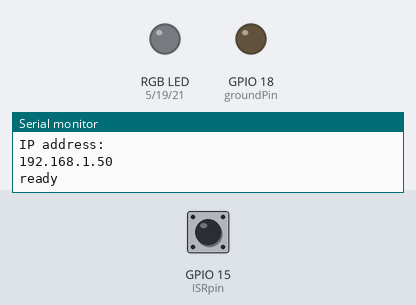
The sketch below on a simulated ESP32. Parts: an RGB LED mixed from three pins (HIGH = lit), output pins drawn as LEDs (lit = HIGH), the last lines printed to the serial monitor. The test bench sets the inputs (shaded band); at power-on: GPIO 15 (ISRpin) HIGH. WiFi joins after 1.5 s; servers stay silent unless stated; network time is answered at once with the bench clock; the local clock reads 2024-03-15 10:24:30 at power-on unless the sketch sets it.

Above: at 4.5 s.
4.6 s: GPIO 15 (ISRpin) pulled LOW for 3.2 s
At 8.3 s:
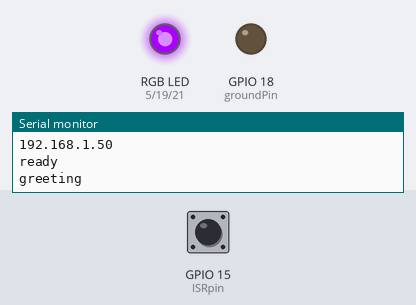
9.3 s: GPIO 15 (ISRpin) pulled LOW for 1 s
At 9.45 s:
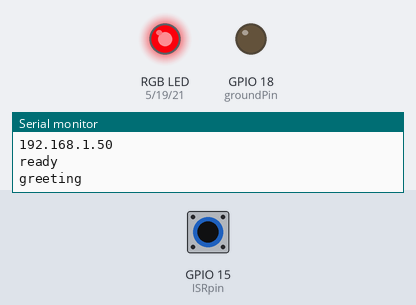
11.8 s: GPIO 15 (ISRpin) pulled LOW for 0.15 s
At 13.0 s:
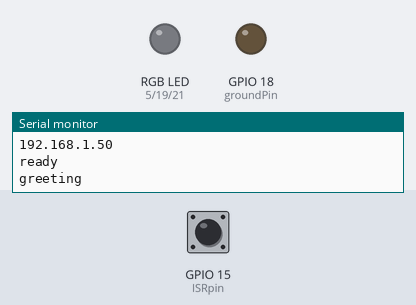
13.4 s: GPIO 15 (ISRpin) pulsed LOW 2 times (0.12 s each, 0.3 s apart)
Timing chart, 0 to 45.3 s (numbered marks = the images above; inputs shaded):
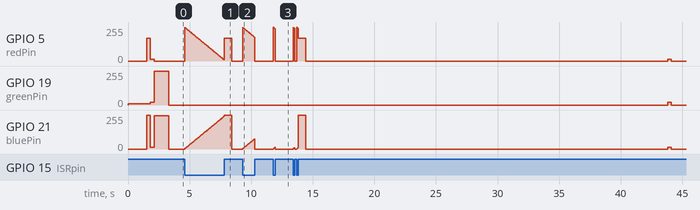

Measured:
- after the input at 4.6 s, GPIO 21 (bluePin): rises from 0/255 to 255/255 in 3.2 s, then falls to 0/255 in 0.63 s
- after the input at 9.3 s, GPIO 21 (bluePin): rises from 0/255 to 76/255 in 0.97 s, then falls to 0/255 in 0.03 s
- after the input at 11.8 s, GPIO 21 (bluePin): rises from 0/255 to 12/255 in 0.13 s, then falls to 0/255 in 0.02 s

The sketch:

ESP32_telebot.ino
```cpp
//________________________CONFIGURE__________________________________
#define BOTtoken ""
#define LIGHT_UP_KEY ""
#define TRIGGER_KEY ""
#define DUMP_ID ""


String your_id = "";
String my_id = "";
int ISRpin =15;
//_________________________COLOUR_________________________________
#define R_RECIEVE 170
#define G_RECIEVE 255
#define B_RECIEVE 0
#define R_CHECK 12
#define G_CHECK 20
#define B_CHECK 13
#define R_START 0
#define G_START 255
#define B_START 250
#define R_SEND 170
#define G_SEND 0
#define B_SEND 255
//___________________________________________________________________
#define redPin 5
#define groundPin 18
#define greenPin 19
#define bluePin 21
#define redChannel 0
#define greenChannel 1
#define blueChannel 2
#include <WiFiClientSecure.h>
#include <Adafruit_NeoPixel.h>
#include <UniversalTelegramBot.h>
#include <NTPClient.h>
#include <WiFiUdp.h>
#include <WiFiMulti.h>
#define GMT 8
// Define NTP Client to get time
WiFiUDP ntpUDP;
NTPClient timeClient(ntpUDP);

// Variables to save date and time
String formattedDate;
String dayStamp;
String timeStamp;

WiFiClientSecure client;
UniversalTelegramBot bot(BOTtoken, client);

bool verify_is_on = false;
int Bot_mtbs = 1000; //mean time between scan messages
long Bot_lasttime = 0;   //last time messages' scan has been done
bool incoming_on = false;

template< typename T, size_t N > size_t ArraySize (T (&) [N]){ return N; }
WiFiMulti wifiMulti;

int red = 0;
int green = 0;
int blue = 0;

bool on_hold = false;

long light_lasttime = 0;

void sendMessage(String to, String msg) {
  ledcWrite(blueChannel, B_SEND);
  ledcWrite(redChannel, R_SEND);
  bot.sendMessage(to, msg, "");
}
void incomingMsg() {
   green = G_RECIEVE;
   red = R_RECIEVE;
   incoming_on = true;
}

/*
 * GREETINGM
 */
String greeting_text = "Greeting";
String greetingM_text = "Morning :)";
String greetingN_text = "Nights (:";
bool greeting_set_on = false;
bool greetingM_set_on = false;
bool greetingN_set_on = false;

void greeting() {
  Serial.println("greeting");
  sendMessage(DUMP_ID, TRIGGER_KEY);
  timeClient.forceUpdate();
  formattedDate = timeClient.getFormattedDate();
  int splitT = formattedDate.indexOf("T");
  dayStamp = formattedDate.substring(0, splitT);
  timeStamp = formattedDate.substring(splitT+1, formattedDate.length()-1);
  if (timeStamp > "05:30:00" && timeStamp < "10:30:00") {
    sendMessage(your_id, greetingM_text);
        if (verify_is_on && my_id != "") {
          sendMessage(my_id, "You sent: " + greetingM_text);
      }
  } else if (timeStamp > "00:00:00" && timeStamp <= "05:30:00") {
     sendMessage(your_id, greetingN_text);
        if (verify_is_on && my_id != "") {
          sendMessage(my_id, "You sent: " + greetingN_text);
      }
  } else {
    sendMessage(your_id, greeting_text);
        if (verify_is_on && my_id != "") {
          sendMessage(my_id, "You sent: " + greeting_text);
      }
  }
}

/*
 * ANNOY
 */
String annoy_text = "hey";
bool annoy_set_on = false;

void annoy() {
  Serial.println("annoy");
  sendMessage(DUMP_ID, TRIGGER_KEY);
  sendMessage(your_id, annoy_text);
      if (verify_is_on && my_id != "") {
        sendMessage(my_id, "You sent: " + annoy_text);
    }
}

/*
 * PARSER
 */
String parser(String input) {
    String ack = "Sorry, that command is not recognised, use /help for available commands";
    Serial.println(input);
    if (input == "/verifyon") {
      verify_is_on = true;
      ack = "Messages you sent with RelationLink will now be forwarded to you";
    } else if (input == "/verifyoff") {
      verify_is_on = false;
      ack = "Messages you sent with RelationLink will not be forwarded to you";
    } else if (annoy_set_on == true) {
      annoy_text = input;
      ack = "annoy_text will now be set as [" + input + "]";
      annoy_set_on = false;
    } else if (input == "/setannoy") {
      annoy_set_on = true;
      ack = "Send your new annoy_text to me!";
    } else if (greeting_set_on == true) {
      greeting_text = input;
      ack = "greeting_text will now be set as [" + input + "]";
      greeting_set_on = false;
    } else if (input == "/setgreet") {
      greeting_set_on = true;
      ack = "Send your new greeting_text to me!";
    } else if (greetingM_set_on == true) {
      greetingM_text = input;
      ack = "morning greeting will now be set as [" + input + "]";
      greetingM_set_on = false;
    } else if (input == "/setmorngreet") {
      greetingM_set_on = true;
      ack = "Send your new greeting_text to me!";
    } else if (greetingN_set_on == true) {
      greetingN_text = input;
      ack = "Night greeting will now be set as [" + input + "]";
      greetingN_set_on = false;
    } else if (input == "/setnightgreet") {
      greetingN_set_on = true;
      ack = "Send your new greeting_text to me!";
    }
    return ack;
}

volatile long last_check = 0;
void recieve_msg() {
    ledcWrite(redChannel, R_CHECK);
    ledcWrite(greenChannel, G_CHECK);
    ledcWrite(blueChannel, B_CHECK);
    int numNewMessages = bot.getUpdates(bot.last_message_received + 1);
    while(numNewMessages) {
      Serial.println("got response");
      for (int i=0; i<numNewMessages; i++) {
        if(bot.messages[i].type == "channel_post" && bot.messages[i].text == LIGHT_UP_KEY && bot.messages[i].chat_id == DUMP_ID) {
          incomingMsg();
        } else if (my_id == bot.messages[i].chat_id) { //sends back conformation of command
          String reply = parser(bot.messages[i].text);
          sendMessage(bot.messages[i].chat_id, reply);
          Serial.println(reply);
        }
      }
      numNewMessages = bot.getUpdates(bot.last_message_received + 1);
    }
}

/*
 * ISR
 */
static volatile int annoy_count = 0;
static volatile long appear_lasttime = 0;
static volatile long disappear_lasttime = 0;
static volatile int greeting_count = 0;
long reset_annoy = 0;

void IRAM_ATTR ISR() {
  incoming_on = false;
  last_check = millis();
  on_hold = !digitalRead(ISRpin);
    if (digitalRead(ISRpin)) {
      if (millis() - disappear_lasttime > 250) {
        disappear_lasttime = millis();
        if (blue < 150 && annoy_count < 7) {
          annoy_count ++;
          reset_annoy = millis();
        } else {
          greeting_count ++;
          annoy_count = 0;
        }
      }
      red = 0; green = 0; blue = 0;
    } else {
      if (blue >= 150) {
        greeting_count ++;
        annoy_count = 0;
      }
      red = 255; green = 0; blue = 0;
    }
}

void setup() {
  Serial.begin(115200);
  pinMode(groundPin, OUTPUT);
  digitalWrite(groundPin, LOW);
  ledcSetup(0, 5000, 8);
  ledcAttachPin(5, 0);
  ledcSetup(1, 5000, 8);
  ledcAttachPin(19, 1);
  ledcSetup(2, 5000, 8);
  ledcAttachPin(21, 2);
  delay(10);
  ledcWrite(greenChannel, 10);
  Serial.println("Connecting Wifi...");
  while(wifiMulti.run() != WL_CONNECTED) {
      ledcWrite(greenChannel, 0);
      delay(300);
      Serial.print(".");
      ledcWrite(greenChannel, 10);
  }
  Serial.println("");
  Serial.println("WiFi connected");
  Serial.println("IP address: ");
  Serial.println(WiFi.localIP());
  Serial.println("ready");
  sendMessage(my_id, "RelationLink is ready!");
  pinMode(ISRpin, INPUT_PULLUP);
  attachInterrupt(digitalPinToInterrupt(ISRpin), ISR, CHANGE);
  timeClient.begin();
  timeClient.setTimeOffset(GMT * 3600);
  recieve_msg();
  ledcWrite(redChannel, R_START);
  ledcWrite(blueChannel, B_START);
  ledcWrite(greenChannel, G_START);
  delay(1200);
  last_check = millis() - 10000;
  annoy_count = 0;
  greeting_count = 0;
}
void loop() {
  ledcWrite(redChannel, red);
  ledcWrite(greenChannel, green);
  ledcWrite(blueChannel, blue);
  if (on_hold && blue < 252 && millis() - light_lasttime > 25) {
    red -=2;
    blue +=2;
    light_lasttime = millis();
  }
  while (greeting_count > 0) {
    greeting();
    greeting_count--;
  }
  while (annoy_count > 1) {
    annoy();
    annoy_count-=2;
  }
  if (millis() - reset_annoy > 1500) {
    if (annoy_count % 2 == 1 && annoy_count > 0) {
      annoy_count--;
    }
    if (incoming_on) {
      ledcWrite(redChannel, 0);
      ledcWrite(greenChannel, 0);
      ledcWrite(blueChannel, 0);
      delay(500);
    }
    reset_annoy = millis();
  }
  if (millis() - last_check > 30000) {
    last_check = millis();
    if (annoy_count == 0 && greeting_count == 0 && on_hold == false) {
      recieve_msg();
    }
  }
}
```
